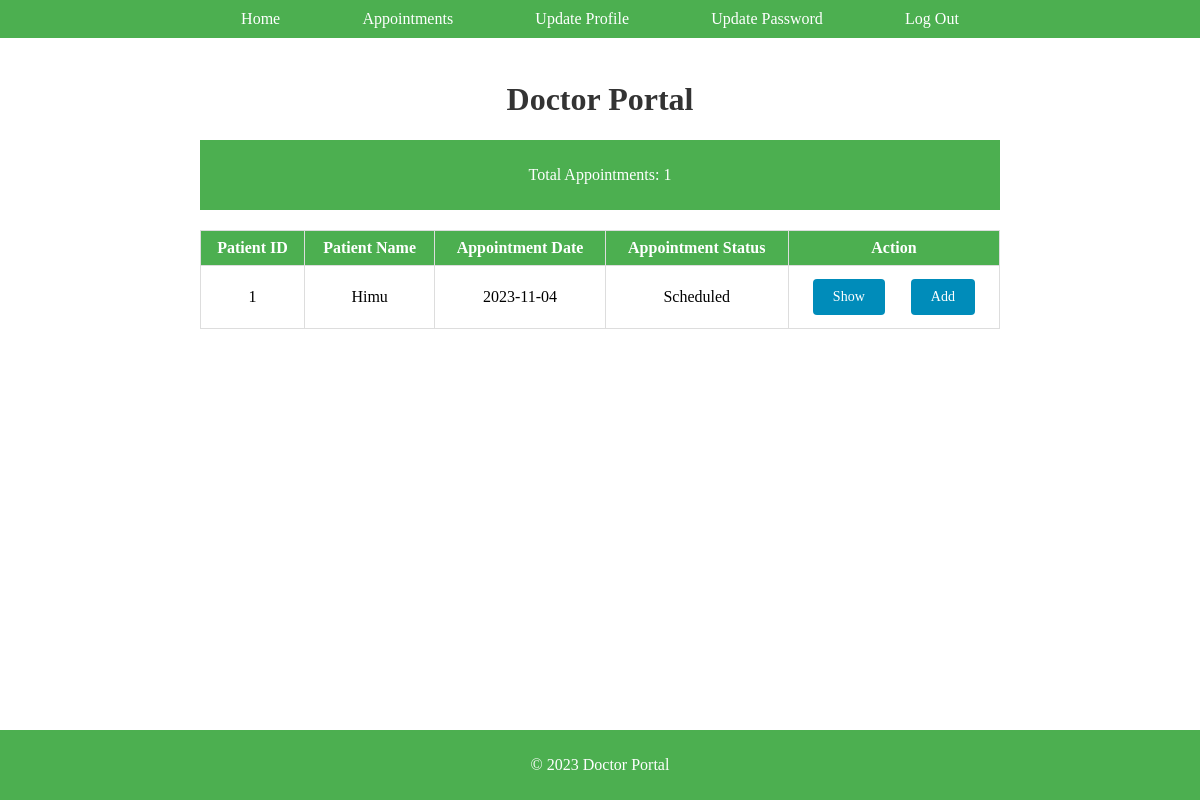
/Controller/home.php (signed in), run on the app's committed database.
### tables this page shows
CREATE TABLE `appointments` (
  `id` int(50) NOT NULL,
  `patient_id` int(50) NOT NULL,
  `doctor_id` int(11) NOT NULL,
  `status` varchar(50) NOT NULL,
  `date` date NOT NULL
);

CREATE TABLE `patient` (
  `id` int(50) NOT NULL,
  `name` varchar(50) NOT NULL,
  `email` varchar(50) NOT NULL,
  `phone` int(20) NOT NULL,
  `address` text NOT NULL,
  `blood_group` varchar(10) NOT NULL,
  `password` varchar(50) NOT NULL
);

### Model/appointment.php (called while the page is built, shortened)
<?php
function getScheduledAppointments() {
    $conn = getConnection();
    $sql = "SELECT patient.id, patient.name, appointments.date, appointments.status FROM patient JOIN appointments ON patient.id = appointments.patient_id WHERE appointments.status = 'Scheduled' AND appointments.doctor_id = ?";
    $stmt = mysqli_prepare($conn, $sql);
    mysqli_stmt_bind_param($stmt, "i", $_SESSION['id']);
    mysqli_stmt_execute($stmt);
    $result = mysqli_stmt_get_result($stmt);
    $appointments = array();
    while ($row = mysqli_fetch_assoc($result)) {
        $appointments[] = $row;
    }
    return $appointments;
}
?>

### View/home.php (the view, shortened to what this page needs)
<?php
include('header.php'); ?>
<div class="container">
    <h1>Doctor Portal</h1>
    <?php
    if ($appointments !== null && is_array($appointments)) {
        $appointmentCount = count($appointments);
    } else {
        $appointmentCount = 0;
        $appointments = array();
    }
    if (isset($_COOKIE['appointment_count'])) {
        $appointmentCounter = $_COOKIE['appointment_count'];
    } else {
        $appointmentCounter = $appointmentCount;
    }
    ?>
    <div class="counter-card">
        <p>Total Appointments: <?php echo $appointmentCounter; ?></p>
    </div>
    <div class="appointments-table">
        <table class="appointments-table" border="1">
            <tr>
                <th>Patient ID</th>
                <th>Patient Name</th>
                <th>Appointment Date</th>
                <th>Appointment Status</th>
                <th>Action</th>
            </tr>
            <?php foreach ($appointments as $appointment) : ?>
                <tr>
                    <td><?= $appointment['id'] ?></td>
                    <td><?= $appointment['name'] ?></td>
                    <td><?= $appointment['date'] ?></td>
                    <td><?= $appointment['status'] ?></td>
                    <td>
                        <div class="action-buttons">
                            <a href="../Controller/medical.php?patient_id=<?= $appointment['id'] ?>" class="button">Show</a>
                            <a href="../Controller/prescription.php?patient_id=<?= $appointment['id'] ?>" class="button">Add</a>
                        </div>
                    </td>
                </tr>
            <?php endforeach; ?>
        </table>
    </div>
</div>
<?php include('footer.php'); ?>

### css/style.css (style rules this page uses)
body { font-family: "Rajdhani"; margin: 0; padding: 0; }
.container { max-width: 800px; margin: 0 auto; padding-top: 60px; padding-bottom: 60px; }
h1 { text-align: center; color: #333; }
.counter-card { background-color: #4caf50; color: #fff; padding: 10px; margin-bottom: 20px; text-align: center; }
.action-buttons { display: flex; justify-content: space-evenly; gap: 5px; }
.button { display: inline-block; margin: 5px; background-color: #008cba; color: #fff; border: none; padding: 10px 20px; border-radius: 4px; text-align: center; text-decoration: none; font-size: 14px; cursor: pointer; transition: background-color 0.3s ease; }
table { width: 100%; border-collapse: collapse; margin-top: 20px; }
th, td { border: 1px solid #ddd; padding: 8px; text-align: center; }
th { background-color: #4caf50; color: white; }

### data on the page
appointments: patient "1", patient.name "Himu", date "2023-11-04", status "Scheduled"

### other printed values
$appointmentCounter "1"
